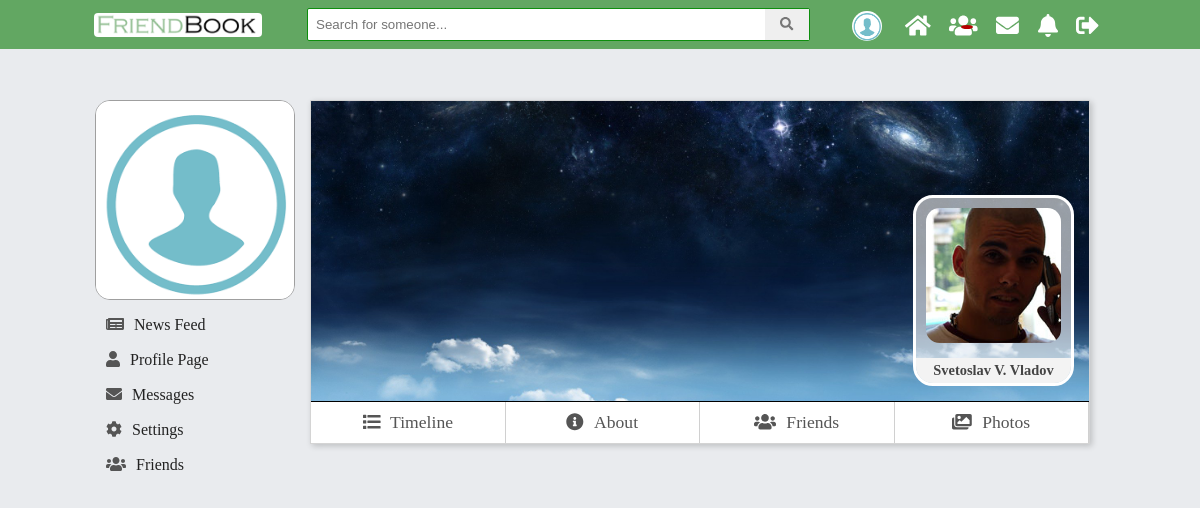
/V2.0/view/friends.php?id=5 (signed in), run on the app's committed database.
### tables this page shows
CREATE TABLE `users` (
  `id` int(11) NOT NULL,
  `first_name` varchar(45) DEFAULT NULL,
  `last_name` varchar(45) DEFAULT NULL,
  `email` varchar(100) NOT NULL,
  `password` varchar(150) NOT NULL,
  `reg_date` timestamp NOT NULL DEFAULT CURRENT_TIMESTAMP ON UPDATE CURRENT_TIMESTAMP,
  `gender` varchar(45) NOT NULL,
  `birthday` date NOT NULL,
  `relation_status` varchar(30) DEFAULT NULL,
  `profile_pic` varchar(200) NOT NULL,
  `profile_cover` varchar(200) NOT NULL,
  `description` varchar(500) DEFAULT NULL,
  `display_name` varchar(45) DEFAULT NULL,
  `country_id` int(11) DEFAULT NULL,
  `mobile_number` int(11) DEFAULT NULL,
  `www` varchar(100) DEFAULT NULL,
  `skype` varchar(50) DEFAULT NULL
);

### V2.0/model/users_dao.php (called while the page is built, shortened)
<?php
function getUserInfo($user_id) {
    $pdo = $GLOBALS['pdo'];
    $statement = $pdo->prepare("SELECT profile_pic, profile_cover, id, first_name, last_name
                                FROM users
                                WHERE users.id = ?
                                ");
    $statement->execute(array($user_id));
    $result = $statement->fetch(PDO::FETCH_ASSOC);
    return $result;
}

### V2.0/view/friends.php (the view, shortened to what this page needs)
<?php
require_once "../include/header.php";
require_once  "../include/mainHeader.php";
require_once "../model/users_dao.php";
if(isset($_GET['id'])){
    $userIdInfo = getUserInfo(htmlentities($_GET['id']));
    $profilePic = $userIdInfo["profile_pic"];
    $profileCover = $userIdInfo["profile_cover"];
    $userName = $userIdInfo["first_name"] . " " . $userIdInfo["last_name"];
}
else{
    $profilePic = $_SESSION["logged"]["profile_pic"];
    $profileCover = $_SESSION["logged"]["profile_cover"];
    $allPosts = getOwnPosts($_SESSION["logged"]["id"]);
}
?>
    <div id="left-col-grid">
        <div class="lwrap">
            <?php
            require_once  "../include/modules/leftProfileInfo.php";
            require_once  "../include/modules/leftNav.php";
            ?>
        </div>
    </div>
    <div id="content-grid">
        <div id="profileHolder">
            <div id="cover">
                <img  id="cover_img" src="<?php echo $profileCover; ?>" alt="user cover picture">
                <?php
                if(isset($_GET["id"]) && $_GET["id"] != $_SESSION["logged"]["id"]){
                    ?>
                    <div id="userPictrue">
                        <img  id="cover_img" src="<?php echo $profilePic; ?>" alt="user profile picture">
                        <div class="profile-mini-name"><?php echo $userName; ?></div>
                    </div>
                    <?php
                }
                ?>
            </div>
            <?php require_once '../include/profile_nav.php'; ?>
        </div>
    </div>
<?php
require_once "../include/mainFooter.php";
require_once "../include/footer.php";
?>

### V2.0/assets/css/main.css (style rules this page uses)
body { font-size: 1.1em; padding: 0; background-color: #e9ebee; margin: 0; padding-top: 50px; }
#left-col-grid { grid-area: left; }
#content-grid { grid-area: main; }
#left-col-grid { box-sizing: border-box; position: relative; width: 200px; }
#left-col-grid > *,#right-col-grid > * { position: fixed; width: inherit; }
div#userPictrue { position: absolute; background: #ffffff96; bottom: 15px; right: 15px; text-align: center; border-radius: 20px; overflow: hidden; border: 3px solid white; }
div#userPictrue img { max-width: 135px; border-radius: 10%; margin: 10px; }
div#cover { position: relative; height: 300px; width: 100%; overflow: hidden; }
div#profileHolder { background: white; box-shadow: 2px 2px 6px #00000030; border: 1px solid #0000002b; box-sizing: border-box; margin-bottom: 25px; }
.profile-mini-name { background: #f3f3f3; text-transform: capitalize; font-size: 0.9rem; font-weight: bold; color: #444; padding: 4px 0; box-sizing: border-box; }
img#cover_img { width: 100%; max-width: 778px; }

### data on the page
users: profile_cover (picture), profile_pic (picture), userName "Svetoslav V. Vladov"
